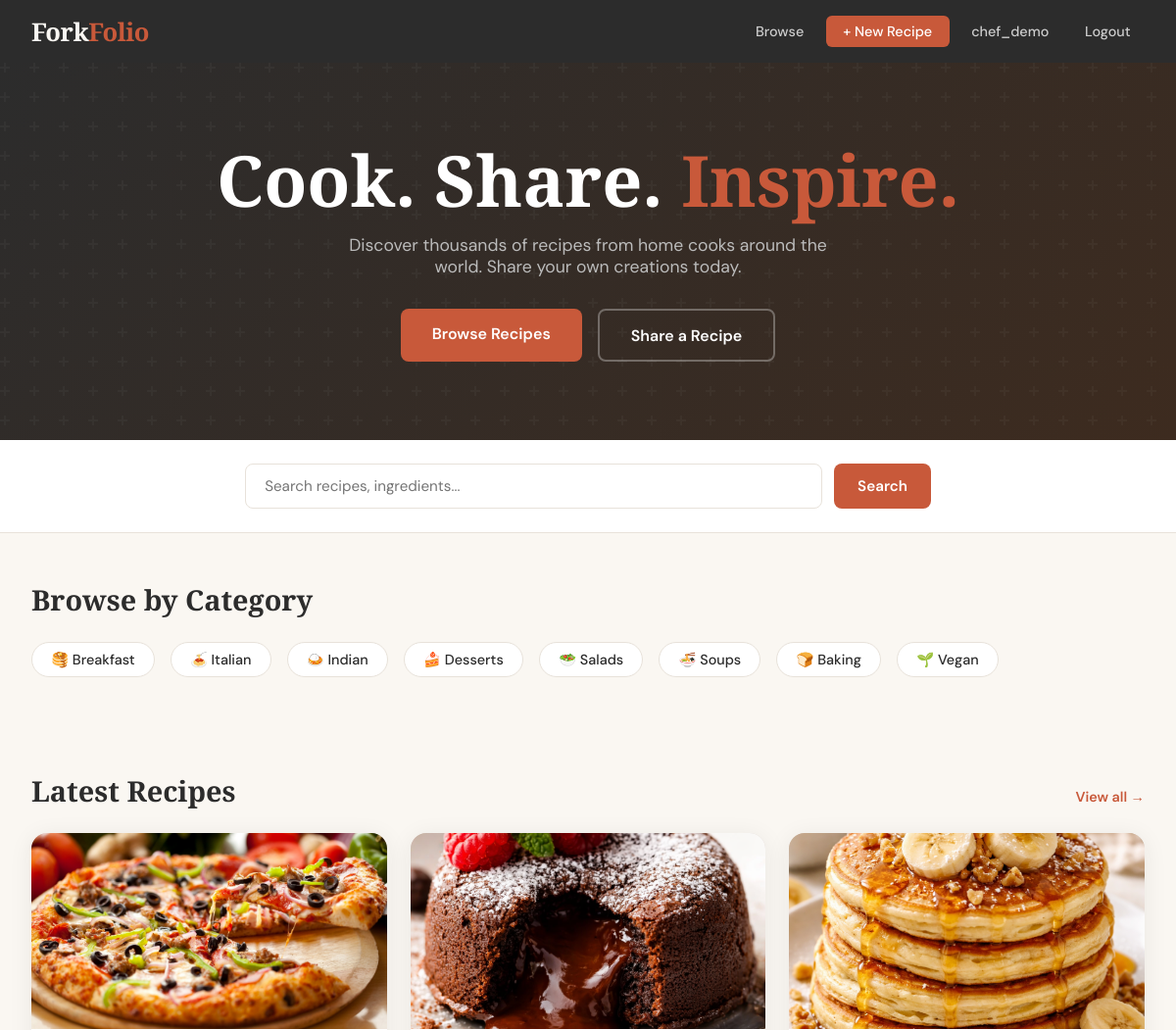
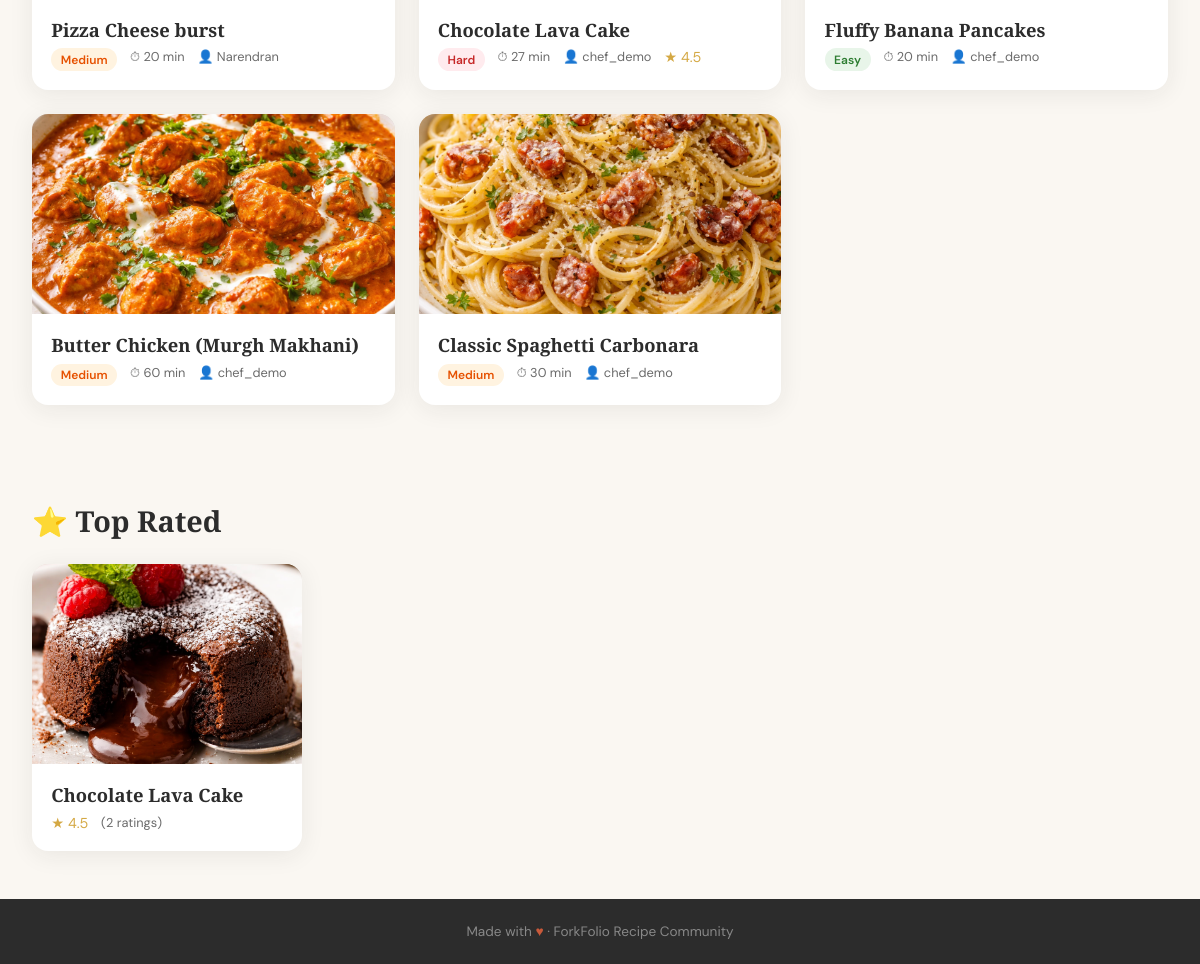
The app's page / (signed in) with its own data (2 pictures, top to bottom).
### recipes/models.py (models this page shows, shortened)
class Category(models.Model):
    name = models.CharField(max_length=100)
    slug = models.SlugField(unique=True)
    icon = models.CharField(max_length=10, default="🍽️")
    class Meta:
        verbose_name_plural = "Categories"

class Recipe(models.Model):
    DIFFICULTY_CHOICES = [
        ('easy', 'Easy'),
        ('medium', 'Medium'),
        ('hard', 'Hard'),
    ]
    title = models.CharField(max_length=200)
    slug = models.SlugField(unique=True)
    author = models.ForeignKey(User, on_delete=models.CASCADE, related_name='recipes')
    category = models.ForeignKey(Category, on_delete=models.SET_NULL, null=True, blank=True)
    description = models.TextField()
    photo = models.ImageField(upload_to='recipes/photos/', blank=True, null=True)
    prep_time = models.PositiveIntegerField(help_text="Minutes")
    cook_time = models.PositiveIntegerField(help_text="Minutes")
    servings = models.PositiveIntegerField(default=4)
    difficulty = models.CharField(max_length=10, choices=DIFFICULTY_CHOICES, default='medium')
    created_at = models.DateTimeField(auto_now_add=True)
    updated_at = models.DateTimeField(auto_now=True)
    class Meta:
        ordering = ['-created_at']
    def total_time(self):
        return self.prep_time + self.cook_time
    def average_rating(self):
        ratings = self.ratings.all()
        if ratings.exists():
            return round(sum(r.score for r in ratings) / ratings.count(), 1)
        return 0
    def rating_count(self):
        return self.ratings.count()

class Rating(models.Model):
    recipe = models.ForeignKey(Recipe, on_delete=models.CASCADE, related_name='ratings')
    user = models.ForeignKey(User, on_delete=models.CASCADE)
    score = models.IntegerField(validators=[MinValueValidator(1), MaxValueValidator(5)])
    review = models.TextField(blank=True)
    created_at = models.DateTimeField(auto_now_add=True)
    class Meta:
        unique_together = ('recipe', 'user')

### recipes/views.py (the view)
# urls.py: path('', views.home, name='home'),
def home(request):
    featured = Recipe.objects.all()[:6]
    categories = Category.objects.all()
    top_rated = sorted(Recipe.objects.all(), key=lambda r: r.average_rating(), reverse=True)[:4]
    return render(request, 'recipes/home.html', {
        'featured': featured,
        'categories': categories,
        'top_rated': top_rated,
    })

### templates/recipes/home.html (shortened to what this page needs)
{% extends 'recipes/base.html' %}
{% block content %}
<div class="hero">
    <div class="hero-content">
        <h1>Cook. Share. <em>Inspire.</em></h1>
        <p>Discover thousands of recipes from home cooks around the world. Share your own creations today.</p>
        <div class="hero-actions">
            <a href="{% url 'recipe_list' %}" class="btn btn-primary">Browse Recipes</a>
            {% if user.is_authenticated %}
            <a href="{% url 'recipe_create' %}" class="btn btn-outline">Share a Recipe</a>
            {% else %}
            <a href="{% url 'register' %}" class="btn btn-outline">Join the Community</a>
            {% endif %}
        </div>
    </div>
</div>
<div class="search-bar">
    <form action="{% url 'recipe_list' %}" method="get" class="search-inner">
        <input type="text" name="q" placeholder="Search recipes, ingredients..." autocomplete="off">
        <button type="submit" class="btn btn-primary">Search</button>
    </form>
</div>
<div class="container">
    {% if categories %}
    <div class="section">
        <div class="section-header">
            <h2 class="section-title">Browse by Category</h2>
        </div>
        <div class="categories-grid">
            {% for cat in categories %}
            <a href="{% url 'recipe_list' %}?category={{ cat.slug }}" class="category-pill">
                {{ cat.icon }} {{ cat.name }}
            </a>
            {% endfor %}
        </div>
    </div>
    {% endif %}
    {% if featured %}
    <div class="section">
        <div class="section-header">
            <h2 class="section-title">Latest Recipes</h2>
            <a href="{% url 'recipe_list' %}" class="section-link">View all →</a>
        </div>
        <div class="grid-3">
            {% for recipe in featured %}
            <a href="{% url 'recipe_detail' recipe.slug %}" class="recipe-card">
                {% if recipe.photo %}
                <img src="{{ recipe.photo.url }}" alt="{{ recipe.title }}" class="recipe-card-img">
                {% else %}
                <div class="recipe-card-img">🍳</div>
                {% endif %}
                <div class="recipe-card-body">
                    <div class="recipe-card-title">{{ recipe.title }}</div>
                    <div class="recipe-card-meta">
                        <span class="badge badge-{{ recipe.difficulty }}">{{ recipe.get_difficulty_display }}</span>
                        <span>⏱ {{ recipe.total_time }} min</span>
                        <span>👤 {{ recipe.author.username }}</span>
                        {% if recipe.average_rating > 0 %}
                        <span class="stars">★ {{ recipe.average_rating }}</span>
                        {% endif %}
                    </div>
                </div>
            </a>
            {% endfor %}
        </div>
    </div>
    {% endif %}
    {% if top_rated %}
    <div class="section">
        <div class="section-header">
            <h2 class="section-title">⭐ Top Rated</h2>
        </div>
        <div class="grid-4">
            {% for recipe in top_rated %}
            {% if recipe.average_rating > 0 %}
            <a href="{% url 'recipe_detail' recipe.slug %}" class="recipe-card">
                {% if recipe.photo %}
                <img src="{{ recipe.photo.url }}" alt="{{ recipe.title }}" class="recipe-card-img">
                {% else %}
                <div class="recipe-card-img">🍴</div>
                {% endif %}
                <div class="recipe-card-body">
                    <div class="recipe-card-title">{{ recipe.title }}</div>
                    <div class="recipe-card-meta">
                        <span class="stars">★ {{ recipe.average_rating }}</span>
                        <span>({{ recipe.rating_count }} ratings)</span>
                    </div>
                </div>
            </a>
            {% endif %}
            {% endfor %}
        </div>
    </div>
    {% endif %}
</div>
{% endblock %}

### templates/recipes/base.html (shortened to what this page needs)
<!DOCTYPE html>
<html lang="en">
<head>
</head>
<body>
    <nav>
        <a href="{% url 'home' %}" class="nav-logo">Fork<span>Folio</span></a>
        <div class="nav-links">
            <a href="{% url 'recipe_list' %}">Browse</a>
            {% if user.is_authenticated %}
                <a href="{% url 'recipe_create' %}" class="btn-primary">+ New Recipe</a>
                <a href="{% url 'profile' user.username %}">{{ user.username }}</a>
                <a href="{% url 'logout' %}">Logout</a>
            {% else %}
                <a href="{% url 'login' %}">Login</a>
                <a href="{% url 'register' %}" class="btn-primary">Sign Up</a>
            {% endif %}
        </div>
    </nav>
    <main>{% block content %}{% endblock %}</main>
    <footer>
        Made with <span>♥</span> · ForkFolio Recipe Community
    </footer>
</body>
</html>

### templates/recipes/base.html (style rules this page uses)
:root { --cream: #faf7f2; --warm-white: #fff9f3; --terracotta: #c8593a; --terracotta-dark: #a8432a; --sage: #7a9e7e; --gold: #d4a843; --charcoal: #2c2c2c; --mid-gray: #6b6b6b; --light-gray: #e8e2da; --card-bg: #ffffff; --shadow: 0 4px 24px rgba(44,44,44,0.08); --shadow-hover: 0 12px 40px rgba(44,44,44,0.16); }
* { margin: 0; padding: 0; box-sizing: border-box; }
body { font-family: 'DM Sans', sans-serif; background: var(--cream); color: var(--charcoal); min-height: 100vh; }
nav { background: var(--charcoal); padding: 0 2rem; display: flex; align-items: center; justify-content: space-between; height: 64px; position: sticky; top: 0; z-index: 100; }
.nav-logo { font-family: 'Playfair Display', serif; font-size: 1.6rem; font-weight: 900; color: var(--cream); text-decoration: none; letter-spacing: -0.5px; }
.nav-logo span { color: var(--terracotta); }
.nav-links { display: flex; gap: 0.5rem; align-items: center; }
.nav-links a { color: #ccc; text-decoration: none; font-size: 0.9rem; font-weight: 500; padding: 0.4rem 0.9rem; border-radius: 6px; transition: all 0.2s; }
.nav-links .btn-primary { background: var(--terracotta); color: white; padding: 0.45rem 1.1rem; }
main { min-height: calc(100vh - 64px - 80px); }
footer { background: var(--charcoal); color: #888; text-align: center; padding: 1.5rem; font-size: 0.85rem; }
footer span { color: var(--terracotta); }
.recipe-card { background: var(--card-bg); border-radius: 16px; overflow: hidden; box-shadow: var(--shadow); transition: transform 0.25s, box-shadow 0.25s; text-decoration: none; color: inherit; display: block; }
.recipe-card-img { width: 100%; height: 200px; object-fit: cover; background: linear-gradient(135deg, #e8ddd4, #d4c9be); display: flex; align-items: center; justify-content: center; font-size: 3rem; }
.recipe-card-body { padding: 1.2rem; }
.recipe-card-title { font-family: 'Playfair Display', serif; font-size: 1.15rem; font-weight: 700; margin-bottom: 0.4rem; line-height: 1.3; }
.recipe-card-meta { display: flex; gap: 0.8rem; font-size: 0.8rem; color: var(--mid-gray); flex-wrap: wrap; }
.badge { display: inline-block; padding: 0.2rem 0.6rem; border-radius: 20px; font-size: 0.75rem; font-weight: 600; }
.badge-easy { background: #e8f5e9; color: #2e7d32; }
.badge-medium { background: #fff3e0; color: #e65100; }
.badge-hard { background: #ffebee; color: #c62828; }
.stars { color: var(--gold); font-size: 0.9rem; }
.btn { display: inline-block; padding: 0.75rem 1.5rem; border-radius: 8px; font-family: 'DM Sans', sans-serif; font-size: 0.95rem; font-weight: 600; cursor: pointer; border: none; text-decoration: none; transition: all 0.2s; }
.btn-primary { background: var(--terracotta); color: white; }
.container { max-width: 1200px; margin: 0 auto; padding: 0 2rem; }
.grid-3 { display: grid; grid-template-columns: repeat(auto-fill, minmax(300px, 1fr)); gap: 1.5rem; }
.grid-4 { display: grid; grid-template-columns: repeat(auto-fill, minmax(240px, 1fr)); gap: 1.2rem; }

### records on screen
Category: icon "🥞", name "Breakfast"
Category: icon "🍝", name "Italian"
Category: icon "🍛", name "Indian"
Category: icon "🍰", name "Desserts"
Category: icon "🥗", name "Salads"
Category: icon "🍜", name "Soups"
Category: icon "🍞", name "Baking"
Category: icon "🌱", name "Vegan"
Recipe: photo (picture), title "Pizza Cheese burst", difficulty "Medium", total_time "20", author.username "Narendran"
Recipe: photo (picture), title "Chocolate Lava Cake", difficulty "Hard", total_time "27", author.username "chef_demo", average_rating "4.5", rating_count "2"
Recipe: photo (picture), title "Fluffy Banana Pancakes", difficulty "Easy", total_time "20", author.username "chef_demo"
Recipe: photo (picture), title "Butter Chicken (Murgh Makhani)", difficulty "Medium", total_time "60", author.username "chef_demo"
Recipe: photo (picture), title "Classic Spaghetti Carbonara", difficulty "Medium", total_time "30", author.username "chef_demo"

### other values on screen
{{ user.username }} "chef_demo"
